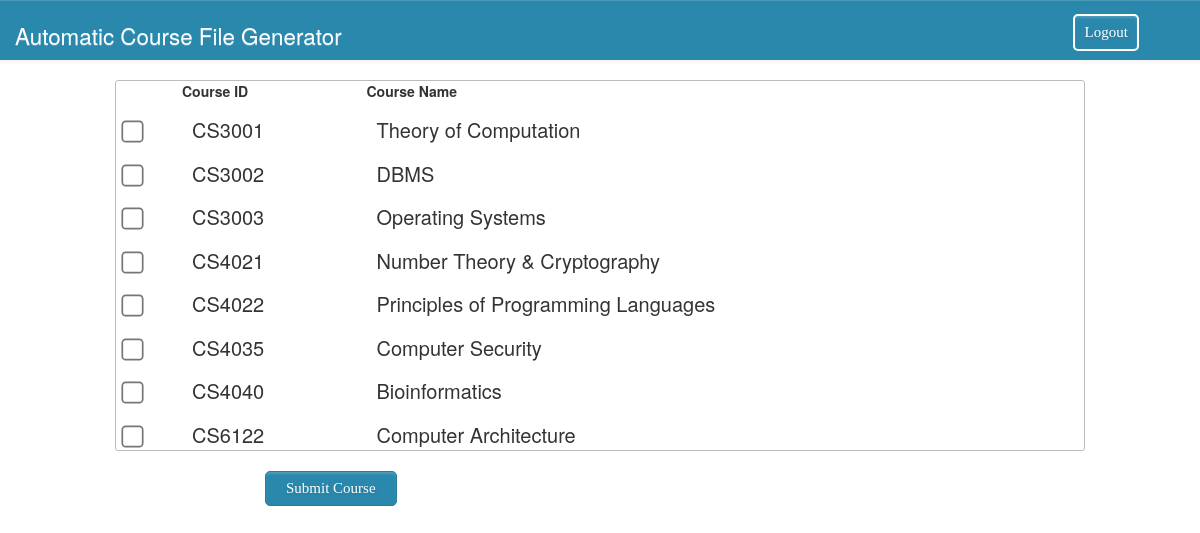
/course_reg.php, run on the app's committed database.
### tables this page shows
CREATE TABLE `COURSE` (
  `course_id` varchar(10) NOT NULL,
  `course_name` varchar(50) NOT NULL,
  `dept_id` varchar(10) NOT NULL,
  PRIMARY KEY (`course_id`),
  KEY `dept_id` (`dept_id`),
  CONSTRAINT `COURSE_ibfk_1` FOREIGN KEY (`dept_id`) REFERENCES `DEPARTMENT` (`dept_id`) ON DELETE CASCADE
);

### course_reg.php (the view, shortened to what this page needs)
<?php
include("db.php");
?>
<!DOCTYPE html>
<html lang="en">
<head>
	<link rel="stylesheet" href="css/bootstrap-theme.css" />
	<link rel="stylesheet" href="css/bootstrap.css" />
	<link rel="stylesheet" href="font/css/font-awesome.css">
	<link rel="stylesheet" href="css/form.css" />
	<link rel="stylesheet" href="css/examples1.css" />
</head>
<body>
<?php include('navbar.php'); ?>
<div class="col-sm-1"></div>
<div class="form-style-10 courses col-sm-10 " >
<form method="post">
	<?php
	$sql="SELECT * FROM COURSE";
	$result = mysqli_query($conn,$sql);
echo "<table id ='selectCourses'><tr><th></th><th>Course ID</th><th>Course Name</th>";
	if(mysqli_num_rows($result) > 0)
	{
		while($row = mysqli_fetch_assoc($result))
		{
	 		echo "<tr> <td><input type='checkbox' name='courses[]' value='" . $row["course_id"] . "'></td><td>". $row["course_id"] . "</td><td>".$row["course_name"]."<br>";
		}
	}
		echo "</table>";
	?>
<div class="button-section" style="margin:20px 0px 0px 150px;">
<input type="submit" value="Submit Course" name="course_reg"/>
</div>
</form>
</div>
</body>

### css/form.css (style rules this page uses)
.form-style-10 input[type="button"], .form-style-10 input[type="submit"], .form-style-10 input[type="file"],.btn { background: #2A88AD; padding: 8px 20px 8px 20px; border-radius: 5px; -webkit-border-radius: 5px; -moz-border-radius: 5px; color: #fff; text-shadow: 1px 1px 3px rgba(0, 0, 0, 0.12); font: normal 30px 'Bitter', serif; -moz-box-shadow: inset 0px 2px 2px 0px rgba(255, 255, 255, 0.17); -webkit-box-shadow: inset 0px 2px 2px 0px rgba(255, 255, 255, 0.17); box-shadow: inset 0px 2px 2px 0px rgba(255, 255, 255, 0.17); border: 1px solid #257C9E; font-size: 15px; }

### css/examples1.css (style rules this page uses)
table { border-collapse: separate; border: 1px solid #babeb8; border-radius : 3px ; width : 100%; }
tbody > tr > td { cursor:pointer; //border-bottom:1px solid black; font-size: 20px; padding : 15px 10px 0px 10px; }
input[type=checkbox] { -ms-transform: scale(1.7); -moz-transform: scale(1.7); -webkit-transform: scale(1.7); -o-transform: scale(1.7); padding: 10px; cursor: pointer; }

### data on the page
course: course_id "CS3001", course_name "Theory of Computation"
course: course_id "CS3002", course_name "DBMS"
course: course_id "CS3003", course_name "Operating Systems"
course: course_id "CS4021", course_name "Number Theory & Cryptography"
course: course_id "CS4022", course_name "Principles of Programming Languages"
course: course_id "CS4035", course_name "Computer Security"
course: course_id "CS4040", course_name "Bioinformatics"
course: course_id "CS6122", course_name "Computer Architecture"
